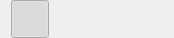
<?xml version="1.0" encoding="UTF-8"?>
<ui version="4.0">
 <class>Render_mode_toolbuttons</class>
 <widget class="QWidget" name="Render_mode_toolbuttons">
  <property name="geometry">
   <rect>
    <x>0</x>
    <y>0</y>
    <width>174</width>
    <height>38</height>
   </rect>
  </property>
  <property name="windowTitle">
   <string>Form</string>
  </property>
  <layout class="QHBoxLayout" name="horizontalLayout">
   <property name="spacing">
    <number>0</number>
   </property>
   <property name="topMargin">
    <number>0</number>
   </property>
   <property name="bottomMargin">
    <number>0</number>
   </property>
   <item>
    <widget class="QToolButton" name="toolB_wire_transc">
     <property name="minimumSize">
      <size>
       <width>36</width>
       <height>36</height>
      </size>
     </property>
     <property name="toolTip">
      <string>&lt;!DOCTYPE HTML PUBLIC &quot;-//W3C//DTD HTML 4.0//EN&quot; &quot;http://www.w3.org/TR/REC-html40/strict.dtd&quot;&gt;
&lt;html&gt;&lt;head&gt;&lt;meta name=&quot;qrichtext&quot; content=&quot;1&quot; /&gt;&lt;style type=&quot;text/css&quot;&gt;
p, li { white-space: pre-wrap; }
&lt;/style&gt;&lt;/head&gt;&lt;body style=&quot; font-family:'MS Shell Dlg 2'; font-size:8.25pt; font-weight:400; font-style:normal;&quot;&gt;
&lt;p style=&quot; margin-top:0px; margin-bottom:0px; margin-left:0px; margin-right:0px; -qt-block-indent:0; text-indent:0px;&quot;&gt;&lt;span style=&quot; font-size:8pt;&quot;&gt;Render model with translucent faces and wires for edges.&lt;/span&gt;&lt;/p&gt;
&lt;p style=&quot; margin-top:0px; margin-bottom:0px; margin-left:0px; margin-right:0px; -qt-block-indent:0; text-indent:0px;&quot;&gt;&lt;span style=&quot; font-size:8pt;&quot;&gt;(Depth peeling)&lt;/span&gt;&lt;/p&gt;&lt;/body&gt;&lt;/html&gt;</string>
     </property>
     <property name="icon">
      <iconset>
       <normaloff>resource/icons/wireframe_transparent.svg</normaloff>resource/icons/wireframe_transparent.svg</iconset>
     </property>
     <property name="iconSize">
      <size>
       <width>32</width>
       <height>32</height>
      </size>
     </property>
     <property name="checkable">
      <bool>true</bool>
     </property>
     <property name="checked">
      <bool>true</bool>
     </property>
     <property name="autoExclusive">
      <bool>true</bool>
     </property>
     <property name="autoRaise">
      <bool>true</bool>
     </property>
    </widget>
   </item>
   <item>
    <widget class="QToolButton" name="toolB_wire">
     <property name="minimumSize">
      <size>
       <width>36</width>
       <height>36</height>
      </size>
     </property>
     <property name="toolTip">
      <string>&lt;!DOCTYPE HTML PUBLIC &quot;-//W3C//DTD HTML 4.0//EN&quot; &quot;http://www.w3.org/TR/REC-html40/strict.dtd&quot;&gt;
&lt;html&gt;&lt;head&gt;&lt;meta name=&quot;qrichtext&quot; content=&quot;1&quot; /&gt;&lt;style type=&quot;text/css&quot;&gt;
p, li { white-space: pre-wrap; }
&lt;/style&gt;&lt;/head&gt;&lt;body style=&quot; font-family:'MS Shell Dlg 2'; font-size:8.25pt; font-weight:400; font-style:normal;&quot;&gt;
&lt;p style=&quot; margin-top:0px; margin-bottom:0px; margin-left:0px; margin-right:0px; -qt-block-indent:0; text-indent:0px;&quot;&gt;&lt;span style=&quot; font-size:8pt;&quot;&gt;Render model with solid faces and wires for edges.&lt;/span&gt;&lt;/p&gt;&lt;/body&gt;&lt;/html&gt;</string>
     </property>
     <property name="icon">
      <iconset>
       <normaloff>resource/icons/wireframe.svg</normaloff>resource/icons/wireframe.svg</iconset>
     </property>
     <property name="iconSize">
      <size>
       <width>32</width>
       <height>32</height>
      </size>
     </property>
     <property name="checkable">
      <bool>true</bool>
     </property>
     <property name="autoExclusive">
      <bool>true</bool>
     </property>
     <property name="autoRaise">
      <bool>true</bool>
     </property>
    </widget>
   </item>
   <item>
    <widget class="QToolButton" name="toolB_solid">
     <property name="minimumSize">
      <size>
       <width>36</width>
       <height>36</height>
      </size>
     </property>
     <property name="toolTip">
      <string>&lt;!DOCTYPE HTML PUBLIC &quot;-//W3C//DTD HTML 4.0//EN&quot; &quot;http://www.w3.org/TR/REC-html40/strict.dtd&quot;&gt;
&lt;html&gt;&lt;head&gt;&lt;meta name=&quot;qrichtext&quot; content=&quot;1&quot; /&gt;&lt;style type=&quot;text/css&quot;&gt;
p, li { white-space: pre-wrap; }
&lt;/style&gt;&lt;/head&gt;&lt;body style=&quot; font-family:'MS Shell Dlg 2'; font-size:8.25pt; font-weight:400; font-style:normal;&quot;&gt;
&lt;p style=&quot; margin-top:0px; margin-bottom:0px; margin-left:0px; margin-right:0px; -qt-block-indent:0; text-indent:0px;&quot;&gt;&lt;span style=&quot; font-size:8pt;&quot;&gt;Render model with phong without textures.&lt;/span&gt;&lt;/p&gt;&lt;/body&gt;&lt;/html&gt;</string>
     </property>
     <property name="icon">
      <iconset>
       <normaloff>resource/icons/solid.svg</normaloff>resource/icons/solid.svg</iconset>
     </property>
     <property name="iconSize">
      <size>
       <width>32</width>
       <height>32</height>
      </size>
     </property>
     <property name="checkable">
      <bool>true</bool>
     </property>
     <property name="autoExclusive">
      <bool>true</bool>
     </property>
     <property name="autoRaise">
      <bool>true</bool>
     </property>
     <property name="arrowType">
      <enum>Qt::NoArrow</enum>
     </property>
    </widget>
   </item>
   <item>
    <widget class="QToolButton" name="toolB_tex">
     <property name="minimumSize">
      <size>
       <width>36</width>
       <height>36</height>
      </size>
     </property>
     <property name="toolTip">
      <string>&lt;!DOCTYPE HTML PUBLIC &quot;-//W3C//DTD HTML 4.0//EN&quot; &quot;http://www.w3.org/TR/REC-html40/strict.dtd&quot;&gt;
&lt;html&gt;&lt;head&gt;&lt;meta name=&quot;qrichtext&quot; content=&quot;1&quot; /&gt;&lt;style type=&quot;text/css&quot;&gt;
p, li { white-space: pre-wrap; }
&lt;/style&gt;&lt;/head&gt;&lt;body style=&quot; font-family:'MS Shell Dlg 2'; font-size:8.25pt; font-weight:400; font-style:normal;&quot;&gt;
&lt;p style=&quot; margin-top:0px; margin-bottom:0px; margin-left:0px; margin-right:0px; -qt-block-indent:0; text-indent:0px;&quot;&gt;&lt;span style=&quot; font-size:8pt;&quot;&gt;Render model with phong and textures.&lt;/span&gt;&lt;/p&gt;&lt;/body&gt;&lt;/html&gt;</string>
     </property>
     <property name="icon">
      <iconset>
       <normaloff>resource/icons/texture.svg</normaloff>resource/icons/texture.svg</iconset>
     </property>
     <property name="iconSize">
      <size>
       <width>32</width>
       <height>32</height>
      </size>
     </property>
     <property name="checkable">
      <bool>true</bool>
     </property>
     <property name="autoExclusive">
      <bool>true</bool>
     </property>
     <property name="autoRaise">
      <bool>true</bool>
     </property>
    </widget>
   </item>
  </layout>
 </widget>
 <resources/>
 <connections/>
</ui>
